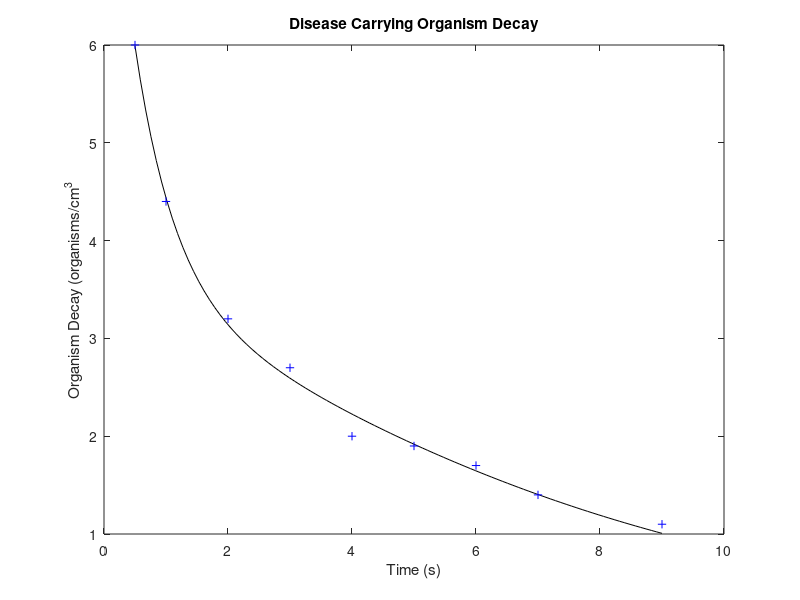
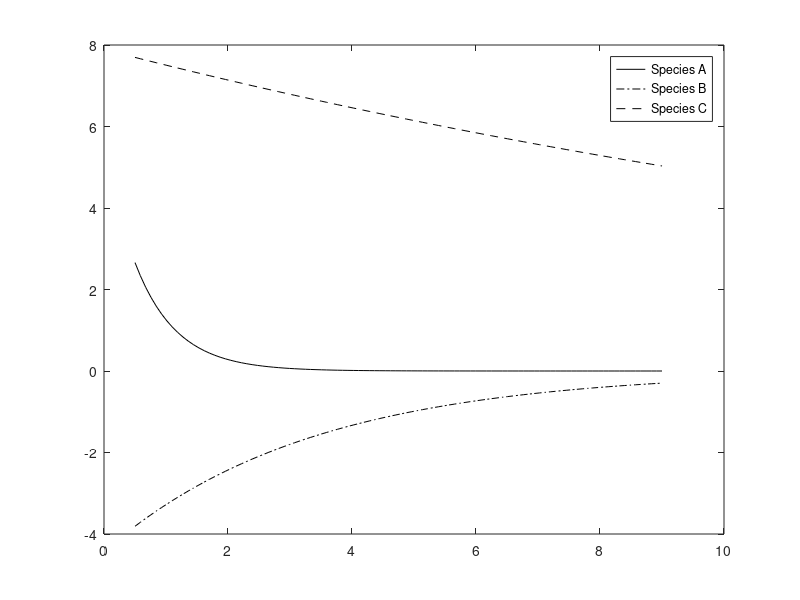

Write MATLAB code to recreate these figures, in order.
% [Chapra15p14b.m]
% [Ian Hanus]
% [11/12/17]
% Based on: [General Linear Regression]
% Written by: [Dr. Gustafson]

% I understand and have adhered to all the tenets of the 
% Duke Community Standard in creating this code.  I understand 
% that a violation of any part of the Standard on any part of 
% this assignment can result in failure of this assignment, 
% failure of this course, and/or suspension from Duke University. 
% Signed: [ih52]

%% Initialize workspace
clear; format short e

%% Determine coefficients using general linear regression
t = [0.5 1 2 3 4 5 6 7 9];
tv = t(:);
Pt = [6 4.4 3.2 2.7 2 1.9 1.7 1.4 1.1];
Ptv = Pt(:);
yeqn = @(coefs, dummyt) coefs(1)*exp(-1.5*dummyt) + coefs(2)*exp(-0.3*dummyt) + coefs(3)*exp(-0.2*dummyt)
A = [exp(-1.5*tv) exp(-0.3*tv)  exp(-0.2*tv)];
MyCoefs = A\Ptv

%% Generate a model and plot
figure(1);clf
tmodel = linspace(min(t),max(t),100);
Ptmodel = yeqn(MyCoefs, tmodel);
plot(tmodel,Ptmodel,'k-',t,Pt,'b+')
xlabel('Time (s)'); ylabel('Organism Decay (organisms/cm^3'); title('Disease Carrying Organism Decay')
print -depsc Chapra15p10altplot1

%% Plot concentrations of organisms
figure(2); clf
ConcA = MyCoefs(1)*exp(-1.5*tmodel);
ConcB = MyCoefs(2)*exp(-0.3*tmodel);
ConcC = MyCoefs(3)*exp(-0.05*tmodel);
plot(tmodel,ConcA,'k-',tmodel,ConcB,'k-.',tmodel,ConcC,'k--')
legend('Species A','Species B','Species C')
print -depsc Chapra15p10altplot2

%% Determine St, Sr, and r2 values
Pthat = yeqn(MyCoefs,t)
St = sum((Pt - mean(Pt)).^2)
Sr = sum((Pt - Pthat).^2)
r2 = (St - Sr)/St
